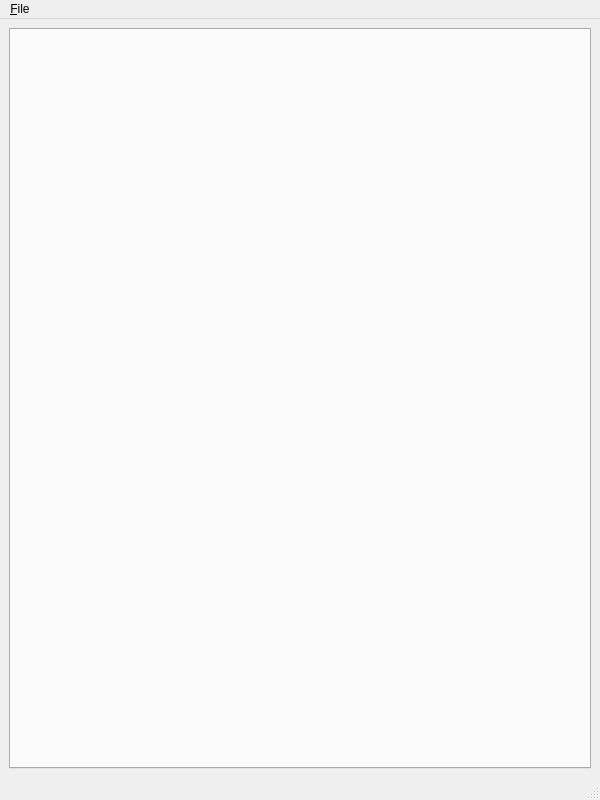
<?xml version="1.0" encoding="UTF-8"?>
<ui version="4.0">
 <class>InspectorWindow</class>
 <widget class="QMainWindow" name="InspectorWindow">
  <property name="geometry">
   <rect>
    <x>0</x>
    <y>0</y>
    <width>600</width>
    <height>800</height>
   </rect>
  </property>
  <property name="windowTitle">
   <string>finalfusion inspector</string>
  </property>
  <widget class="QWidget" name="centralwidget">
   <layout class="QVBoxLayout" name="verticalLayout">
    <item>
     <widget class="QTabWidget" name="tabWidget">
      <property name="currentIndex">
       <number>-1</number>
      </property>
     </widget>
    </item>
   </layout>
  </widget>
  <widget class="QMenuBar" name="menubar">
   <property name="geometry">
    <rect>
     <x>0</x>
     <y>0</y>
     <width>600</width>
     <height>24</height>
    </rect>
   </property>
   <widget class="QMenu" name="menuFile">
    <property name="title">
     <string>&amp;File</string>
    </property>
    <addaction name="actionQuit"/>
   </widget>
   <addaction name="menuFile"/>
  </widget>
  <widget class="QStatusBar" name="statusbar"/>
  <action name="actionQuit">
   <property name="text">
    <string>&amp;Quit</string>
   </property>
   <property name="shortcut">
    <string>Ctrl+Q</string>
   </property>
  </action>
 </widget>
 <resources/>
 <connections>
  <connection>
   <sender>actionQuit</sender>
   <signal>triggered()</signal>
   <receiver>InspectorWindow</receiver>
   <slot>close()</slot>
   <hints>
    <hint type="sourcelabel">
     <x>-1</x>
     <y>-1</y>
    </hint>
    <hint type="destinationlabel">
     <x>399</x>
     <y>299</y>
    </hint>
   </hints>
  </connection>
 </connections>
</ui>
